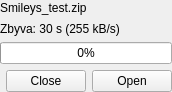
<ui version="4.0" >
 <class>FTWidget</class>
 <widget class="QWidget" name="FTWidget" >
  <property name="geometry" >
   <rect>
    <x>0</x>
    <y>0</y>
    <width>162</width>
    <height>92</height>
   </rect>
  </property>
  <property name="windowTitle" >
   <string>Form</string>
  </property>
  <layout class="QGridLayout" name="gridLayout" >
   <property name="margin" >
    <number>0</number>
   </property>
   <item row="0" column="0" colspan="3" >
    <widget class="QLabel" name="filename" >
     <property name="text" >
      <string>Smileys_test.zip</string>
     </property>
    </widget>
   </item>
   <item row="1" column="0" colspan="3" >
    <widget class="QLabel" name="transferInfo" >
     <property name="text" >
      <string>Zbyva: 30 s (255 kB/s)</string>
     </property>
     <property name="wordWrap" >
      <bool>true</bool>
     </property>
    </widget>
   </item>
   <item row="2" column="0" colspan="3" >
    <widget class="QProgressBar" name="progressBar" >
     <property name="value" >
      <number>0</number>
     </property>
    </widget>
   </item>
   <item row="3" column="1" >
    <widget class="QPushButton" name="reject" >
     <property name="text" >
      <string>Close</string>
     </property>
    </widget>
   </item>
   <item row="3" column="2" >
    <widget class="QPushButton" name="accept" >
     <property name="text" >
      <string>Open</string>
     </property>
    </widget>
   </item>
   <item row="3" column="0" >
    <spacer name="horizontalSpacer" >
     <property name="orientation" >
      <enum>Qt::Horizontal</enum>
     </property>
     <property name="sizeHint" stdset="0" >
      <size>
       <width>40</width>
       <height>20</height>
      </size>
     </property>
    </spacer>
   </item>
  </layout>
 </widget>
 <resources/>
 <connections/>
</ui>
